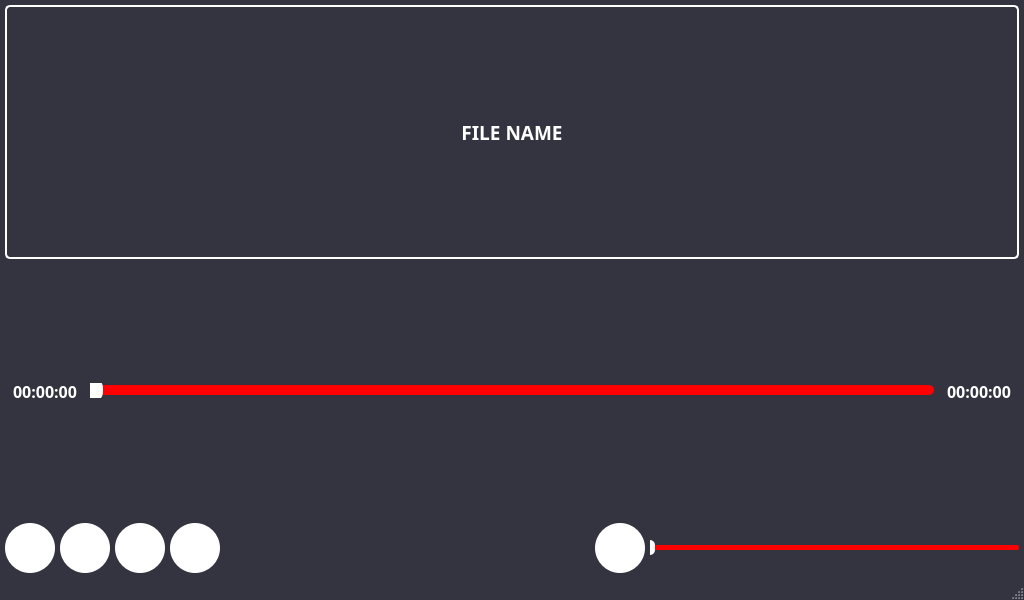
<?xml version="1.0" encoding="UTF-8"?>
<ui version="4.0">
 <class>AudioView</class>
 <widget class="QMainWindow" name="AudioView">
  <property name="geometry">
   <rect>
    <x>0</x>
    <y>0</y>
    <width>1024</width>
    <height>600</height>
   </rect>
  </property>
  <property name="windowTitle">
   <string>Audio Player</string>
  </property>
  <property name="styleSheet">
   <string notr="true">QMainWindow {
    background-color: rgb(52,51,64);
}
QLabel {
    color: rgb(255,255,255);
}</string>
  </property>
  <widget class="QWidget" name="centralwidget">
   <layout class="QVBoxLayout" name="verticalLayout">
    <property name="spacing">
     <number>5</number>
    </property>
    <property name="leftMargin">
     <number>5</number>
    </property>
    <property name="topMargin">
     <number>5</number>
    </property>
    <property name="rightMargin">
     <number>5</number>
    </property>
    <property name="bottomMargin">
     <number>5</number>
    </property>
    <item>
     <widget class="QLabel" name="label_File_Name">
      <property name="minimumSize">
       <size>
        <width>0</width>
        <height>40</height>
       </size>
      </property>
      <property name="font">
       <font>
        <family>Ubuntu Sans</family>
        <pointsize>14</pointsize>
        <bold>true</bold>
       </font>
      </property>
      <property name="styleSheet">
       <string notr="true">QLabel {
    color: rgb(255,255,255);
    border: 2px solid rgb(255,255,255);
    border-radius: 5px;
    padding: 5px;
}</string>
      </property>
      <property name="text">
       <string>FILE NAME</string>
      </property>
      <property name="alignment">
       <set>Qt::AlignmentFlag::AlignCenter</set>
      </property>
     </widget>
    </item>
    <item>
     <layout class="QHBoxLayout" name="timeLayout">
      <item>
       <widget class="QLabel" name="label_Current_Time">
        <property name="minimumSize">
         <size>
          <width>80</width>
          <height>40</height>
         </size>
        </property>
        <property name="font">
         <font>
          <family>Ubuntu Sans</family>
          <pointsize>12</pointsize>
          <bold>true</bold>
         </font>
        </property>
        <property name="text">
         <string>00:00:00</string>
        </property>
        <property name="alignment">
         <set>Qt::AlignmentFlag::AlignCenter</set>
        </property>
       </widget>
      </item>
      <item>
       <widget class="QSlider" name="horizontalSlider_Duration">
        <property name="styleSheet">
         <string notr="true">QSlider::groove:horizontal {
    height: 10px;
    background: red;
    border-radius: 5px;
}
QSlider::handle:horizontal {
    background: rgb(255,255,255);
    width: 20px;
    height: 20px;
    margin: -7px -7px;
    border-radius: 10px;
}</string>
        </property>
        <property name="orientation">
         <enum>Qt::Orientation::Horizontal</enum>
        </property>
       </widget>
      </item>
      <item>
       <widget class="QLabel" name="label_Total_Time">
        <property name="minimumSize">
         <size>
          <width>80</width>
          <height>40</height>
         </size>
        </property>
        <property name="font">
         <font>
          <family>Ubuntu Sans</family>
          <pointsize>12</pointsize>
          <bold>true</bold>
         </font>
        </property>
        <property name="text">
         <string>00:00:00</string>
        </property>
        <property name="alignment">
         <set>Qt::AlignmentFlag::AlignCenter</set>
        </property>
       </widget>
      </item>
     </layout>
    </item>
    <item>
     <layout class="QHBoxLayout" name="controlsLayout">
      <item>
       <widget class="QPushButton" name="pushButton_Seek_Backward">
        <property name="minimumSize">
         <size>
          <width>50</width>
          <height>50</height>
         </size>
        </property>
        <property name="styleSheet">
         <string notr="true">QPushButton {
    border: none;
    border-radius: 25px;
    background-color: rgb(255,255,255);
    color: rgb(52,51,64);
    padding: 0px;
}</string>
        </property>
        <property name="text">
         <string/>
        </property>
        <property name="iconSize">
         <size>
          <width>32</width>
          <height>32</height>
         </size>
        </property>
       </widget>
      </item>
      <item>
       <widget class="QPushButton" name="pushButton_Play_Pause">
        <property name="minimumSize">
         <size>
          <width>50</width>
          <height>50</height>
         </size>
        </property>
        <property name="styleSheet">
         <string notr="true">QPushButton {
    border: none;
    border-radius: 25px;
    background-color: rgb(255,255,255);
    color: rgb(52,51,64);
    padding: 0px;
}</string>
        </property>
        <property name="text">
         <string/>
        </property>
        <property name="iconSize">
         <size>
          <width>32</width>
          <height>32</height>
         </size>
        </property>
       </widget>
      </item>
      <item>
       <widget class="QPushButton" name="pushButton_Stop">
        <property name="minimumSize">
         <size>
          <width>50</width>
          <height>50</height>
         </size>
        </property>
        <property name="styleSheet">
         <string notr="true">QPushButton {
    border: none;
    border-radius: 25px;
    background-color: rgb(255,255,255);
    color: rgb(52,51,64);
    padding: 0px;
}</string>
        </property>
        <property name="text">
         <string/>
        </property>
        <property name="iconSize">
         <size>
          <width>32</width>
          <height>32</height>
         </size>
        </property>
       </widget>
      </item>
      <item>
       <widget class="QPushButton" name="pushButton_Seek_Forward">
        <property name="minimumSize">
         <size>
          <width>50</width>
          <height>50</height>
         </size>
        </property>
        <property name="styleSheet">
         <string notr="true">QPushButton {
    border: none;
    border-radius: 25px;
    background-color: rgb(255,255,255);
    color: rgb(52,51,64);
    padding: 0px;
}</string>
        </property>
        <property name="text">
         <string/>
        </property>
        <property name="iconSize">
         <size>
          <width>32</width>
          <height>32</height>
         </size>
        </property>
       </widget>
      </item>
      <item>
       <spacer name="horizontalSpacer">
        <property name="orientation">
         <enum>Qt::Orientation::Horizontal</enum>
        </property>
        <property name="sizeHint" stdset="0">
         <size>
          <width>40</width>
          <height>20</height>
         </size>
        </property>
       </spacer>
      </item>
      <item>
       <widget class="QPushButton" name="pushButton_Volume">
        <property name="minimumSize">
         <size>
          <width>50</width>
          <height>50</height>
         </size>
        </property>
        <property name="styleSheet">
         <string notr="true">QPushButton {
    border: none;
    border-radius: 25px;
    background-color: rgb(255,255,255);
    color: rgb(52,51,64);
    padding: 0px;
}</string>
        </property>
        <property name="text">
         <string/>
        </property>
        <property name="iconSize">
         <size>
          <width>32</width>
          <height>32</height>
         </size>
        </property>
       </widget>
      </item>
      <item>
       <widget class="QSlider" name="horizontalSlider_Volume">
        <property name="minimumSize">
         <size>
          <width>150</width>
          <height>0</height>
         </size>
        </property>
        <property name="styleSheet">
         <string notr="true">QSlider::groove:horizontal {
    height: 5px;
    background: red;
    border-radius: 2px;
}
QSlider::handle:horizontal {
    background: rgb(255,255,255);
    width: 10px;
    height: 20px;
    margin: -5px -5px;
    border-radius: 5px;
}</string>
        </property>
        <property name="orientation">
         <enum>Qt::Orientation::Horizontal</enum>
        </property>
       </widget>
      </item>
     </layout>
    </item>
   </layout>
  </widget>
  <widget class="QStatusBar" name="statusbar"/>
 </widget>
 <resources/>
 <connections/>
</ui>
